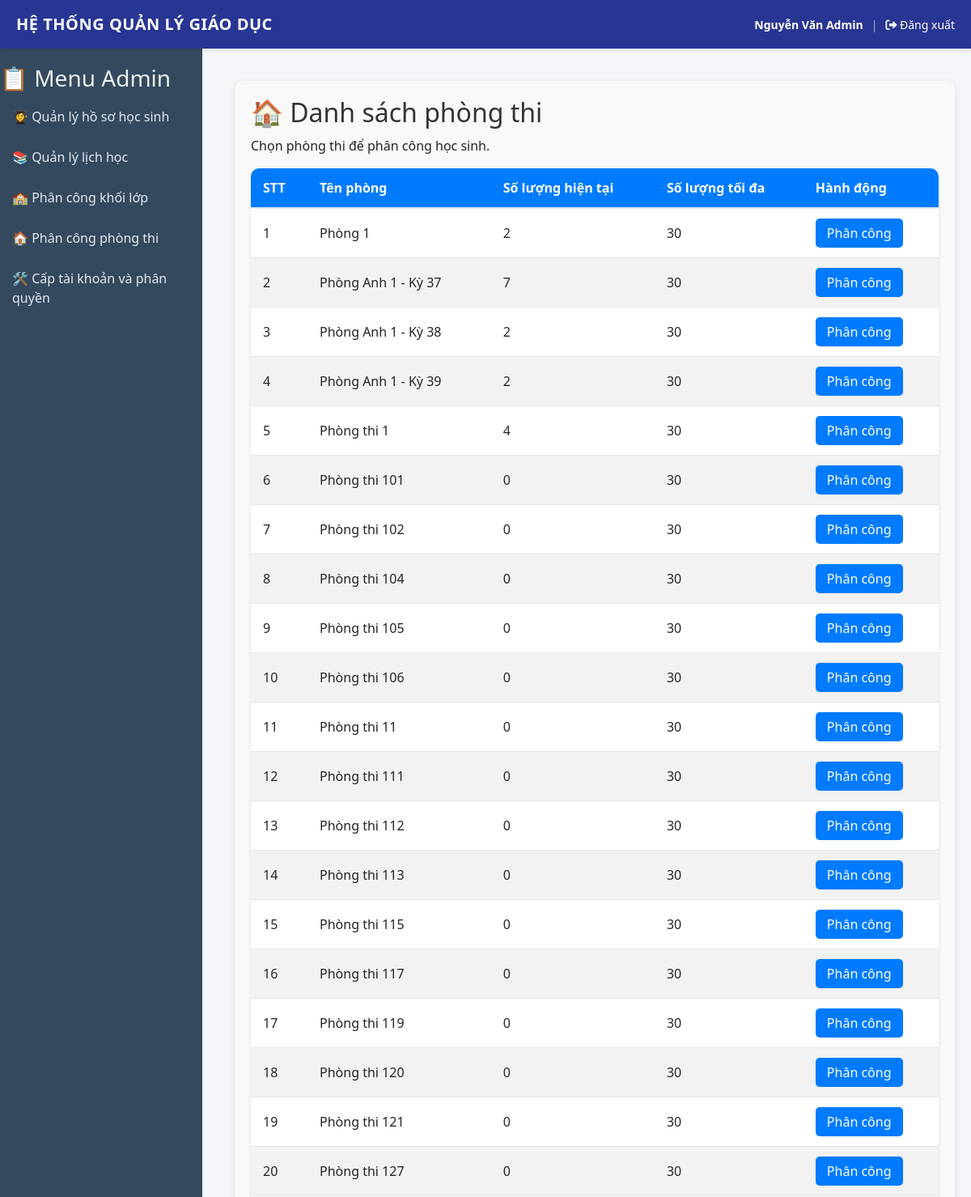
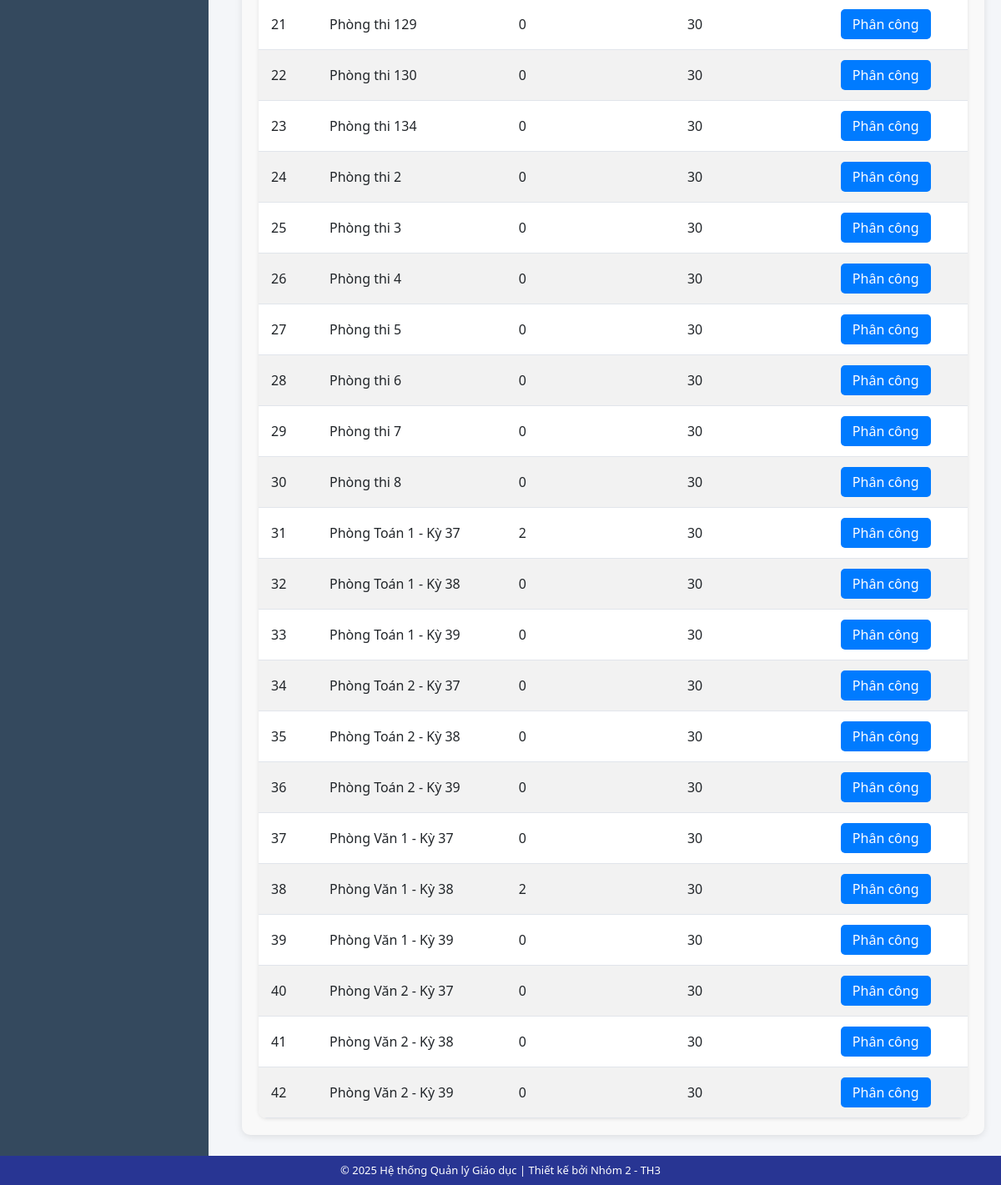
Page /index.php?controller=roomAssignment&action=index (signed in) on the committed database (2 pictures, top to bottom).
### tables this page shows
CREATE TABLE `phongthi` (
  `maPhong` varchar(20) NOT NULL,
  `tenPhong` varchar(50) DEFAULT NULL,
  `soLuongHienTai` int(11) DEFAULT 0,
  `soLuongToiDa` int(11) DEFAULT NULL,
  `maTruong` varchar(20) DEFAULT NULL,
  `maMon` varchar(10) DEFAULT NULL,
  `maKyThi` int(11) DEFAULT NULL
);

### controllers/RoomAssignmentController.php (called while the page is built, shortened)
<?php
require_once "models/RoomAssignment.php";
class RoomAssignmentController {
    private $model;
    public function __construct($db) {
        $this->db = $db;
        $this->model = new RoomAssignment($this->db);
    }
    public function index() {
        $rooms = $this->model->getAllRooms();
        include "views/admin/room_assignment_index.php";
    }
}
?>

### models/RoomAssignment.php (called while the page is built, shortened)
<?php
class RoomAssignment {
    private $db;
    public function __construct($db) {
        $this->db = $db;
    }
    public function getAllRooms() {
        $sql = "SELECT * FROM PHONGTHI ORDER BY tenPhong";
        return $this->db->query($sql)->fetchAll(PDO::FETCH_ASSOC);
    }
}
?>

### views/admin/room_assignment_index.php (the view, shortened to what this page needs)
<?php
include "views/layout/header.php";
include "views/layout/sidebar_admin.php";
?>
<div class="main-content">
    <h2>🏠 Danh sách phòng thi</h2>
    <p>Chọn phòng thi để phân công học sinh.</p>
    <table class="data-table">
        <thead>
            <tr>
                <th>STT</th>
                <th>Tên phòng</th>
                <th>Số lượng hiện tại</th>
                <th>Số lượng tối đa</th>
                <th>Hành động</th>
            </tr>
        </thead>
        <tbody>
            <?php foreach ($rooms as $index => $room): ?>
                <tr>
                    <td><?= $index + 1 ?></td>
                    <td><?= htmlspecialchars($room['tenPhong']) ?></td>
                    <td><?= htmlspecialchars($room['soLuongHienTai']) ?></td>
                    <td><?= htmlspecialchars($room['soLuongToiDa']) ?></td>
                    <td>
                        <a href="index.php?controller=roomAssignment&action=assign&roomId=<?= $room['maPhong'] ?>" class="btn btn-primary">Phân công</a>
                    </td>
                </tr>
            <?php endforeach; ?>
        </tbody>
    </table>
</div>
<?php include "views/layout/footer.php"; ?>

### assets/css/style.css (style rules this page uses)
* { margin:0;padding:0;box-sizing:border-box;font-family:'Segoe UI',Tahoma,Geneva,Verdana,sans-serif }
body { background:#f8f9fa;color:#333 }
.main-content { flex:1;padding:20px;background:#fff;margin:20px;border-radius:8px;box-shadow:0 2px 10px rgba(0,0,0,.05) }
.btn { padding:8px 12px;border:none;border-radius:4px;cursor:pointer }
.btn-primary { background:#3498db;color:#fff }
.data-table { width:100%;border-collapse:collapse }
.data-table th { background:#f8f9fa;padding:10px;text-align:left;border-bottom:2px solid #e1e5eb }
.data-table td { padding:10px;border-bottom:1px solid #e1e5eb }

### views/layout/header.php (style rules this page uses)
body { font-family: Arial, sans-serif; margin: 0; background: #f4f6f9; display: flex; flex-direction: column; height: 100vh; }
.main-content { position: fixed; left: 270px; top: 80px; right: 0; bottom: 40px; padding: 20px; background: white; overflow-y: auto; z-index: 1; }

### views/admin/room_assignment_index.php (style rules this page uses)
.main-content { padding: 20px; background-color: #f9f9f9; border-radius: 10px; margin: 20px; box-shadow: 0 2px 8px rgba(0,0,0,0.1); font-family: 'Segoe UI', Tahoma, Geneva, Verdana, sans-serif; }
.main-content h2 { margin-bottom: 10px; color: #333; }
.data-table { width: 100%; border-collapse: collapse; margin-top: 15px; background-color: #fff; border-radius: 10px; overflow: hidden; box-shadow: 0 1px 4px rgba(0,0,0,0.1); }
.data-table th, .data-table td { padding: 12px 15px; text-align: left; }
.data-table th { background-color: #007bff; color: #fff; font-weight: 600; }
.data-table tr:nth-child(even) { background-color: #f2f2f2; }
.btn { padding: 6px 14px; border: none; border-radius: 5px; cursor: pointer; font-weight: 500; text-decoration: none; display: inline-block; transition: all 0.2s ease-in-out; }
.btn-primary { background-color: #007bff; color: white; }

### rows in the picture
phongthi: tenPhong "Phòng 1", soLuongHienTai "2", soLuongToiDa "30"
phongthi: tenPhong "Phòng Anh 1 - Kỳ 37", soLuongHienTai "7", soLuongToiDa "30"
phongthi: tenPhong "Phòng Anh 1 - Kỳ 38", soLuongHienTai "2", soLuongToiDa "30"
phongthi: tenPhong "Phòng Anh 1 - Kỳ 39", soLuongHienTai "2", soLuongToiDa "30"
phongthi: tenPhong "Phòng thi 1", soLuongHienTai "4", soLuongToiDa "30"
phongthi: tenPhong "Phòng thi 101", soLuongHienTai "0", soLuongToiDa "30"
phongthi: tenPhong "Phòng thi 102", soLuongHienTai "0", soLuongToiDa "30"
phongthi: tenPhong "Phòng thi 104", soLuongHienTai "0", soLuongToiDa "30"
phongthi: tenPhong "Phòng thi 105", soLuongHienTai "0", soLuongToiDa "30"
phongthi: tenPhong "Phòng thi 106", soLuongHienTai "0", soLuongToiDa "30"
phongthi: tenPhong "Phòng thi 11", soLuongHienTai "0", soLuongToiDa "30"
phongthi: tenPhong "Phòng thi 111", soLuongHienTai "0", soLuongToiDa "30"
phongthi: tenPhong "Phòng thi 112", soLuongHienTai "0", soLuongToiDa "30"
phongthi: tenPhong "Phòng thi 113", soLuongHienTai "0", soLuongToiDa "30"
phongthi: tenPhong "Phòng thi 115", soLuongHienTai "0", soLuongToiDa "30"
phongthi: tenPhong "Phòng thi 117", soLuongHienTai "0", soLuongToiDa "30"
phongthi: tenPhong "Phòng thi 119", soLuongHienTai "0", soLuongToiDa "30"
phongthi: tenPhong "Phòng thi 120", soLuongHienTai "0", soLuongToiDa "30"
phongthi: tenPhong "Phòng thi 121", soLuongHienTai "0", soLuongToiDa "30"
phongthi: tenPhong "Phòng thi 127", soLuongHienTai "0", soLuongToiDa "30"
phongthi: tenPhong "Phòng thi 129", soLuongHienTai "0", soLuongToiDa "30"
phongthi: tenPhong "Phòng thi 130", soLuongHienTai "0", soLuongToiDa "30"
phongthi: tenPhong "Phòng thi 134", soLuongHienTai "0", soLuongToiDa "30"
phongthi: tenPhong "Phòng thi 2", soLuongHienTai "0", soLuongToiDa "30"
phongthi: tenPhong "Phòng thi 3", soLuongHienTai "0", soLuongToiDa "30"
phongthi: tenPhong "Phòng thi 4", soLuongHienTai "0", soLuongToiDa "30"
phongthi: tenPhong "Phòng thi 5", soLuongHienTai "0", soLuongToiDa "30"
phongthi: tenPhong "Phòng thi 6", soLuongHienTai "0", soLuongToiDa "30"
phongthi: tenPhong "Phòng thi 7", soLuongHienTai "0", soLuongToiDa "30"
phongthi: tenPhong "Phòng thi 8", soLuongHienTai "0", soLuongToiDa "30"
phongthi: tenPhong "Phòng Toán 1 - Kỳ 37", soLuongHienTai "2", soLuongToiDa "30"
phongthi: tenPhong "Phòng Toán 1 - Kỳ 38", soLuongHienTai "0", soLuongToiDa "30"
phongthi: tenPhong "Phòng Toán 1 - Kỳ 39", soLuongHienTai "0", soLuongToiDa "30"
phongthi: tenPhong "Phòng Toán 2 - Kỳ 37", soLuongHienTai "0", soLuongToiDa "30"
phongthi: tenPhong "Phòng Toán 2 - Kỳ 38", soLuongHienTai "0", soLuongToiDa "30"
phongthi: tenPhong "Phòng Toán 2 - Kỳ 39", soLuongHienTai "0", soLuongToiDa "30"
phongthi: tenPhong "Phòng Văn 1 - Kỳ 37", soLuongHienTai "0", soLuongToiDa "30"
phongthi: tenPhong "Phòng Văn 1 - Kỳ 38", soLuongHienTai "2", soLuongToiDa "30"
phongthi: tenPhong "Phòng Văn 1 - Kỳ 39", soLuongHienTai "0", soLuongToiDa "30"
phongthi: tenPhong "Phòng Văn 2 - Kỳ 37", soLuongHienTai "0", soLuongToiDa "30"
phongthi: tenPhong "Phòng Văn 2 - Kỳ 38", soLuongHienTai "0", soLuongToiDa "30"
phongthi: tenPhong "Phòng Văn 2 - Kỳ 39", soLuongHienTai "0", soLuongToiDa "30"

### other values in the picture
$_SESSION['user']['hoVaTen'] "Nguyễn Văn Admin"
